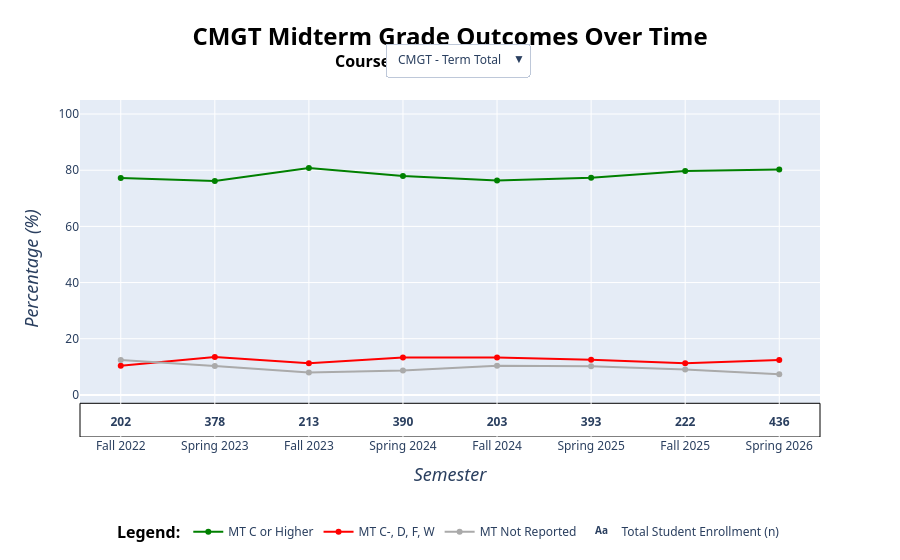

This figure's notebook cell:
### Code cell
#Section 3f - CMGT Line Chart
term_total = ["CMGT - Term Total"] 
other_courses = (
    cmgtmtline[cmgtmtline["Course Code"] != "CMGT - Term Total"]
    .drop_duplicates(subset=["Course Code"])
    .sort_values("Course")["Course Code"]
    .tolist()
)
courses = term_total + other_courses
coursebuttons = []

cmgtratelines = go.Figure()

for i, course in enumerate(courses): 
    coursepct = cmgtmtline[cmgtmtline["Course Code"] == course] 
    is_visible = (i == 0)

    cmgtratelines.add_trace(go.Scatter(
        x = coursepct["Academic Period"].tolist(),
        y = coursepct["# of Passing Grades"].tolist(),
        name = "MT C or Higher",
        line = dict(color = "green", width = 2),
        visible = is_visible,
        customdata = coursepct["MT C or Higher"].tolist(), 
        hovertemplate = (
            "<br>Term: %{x}"\
            "<br>Rate: %{y}%"\
            "<br># of Students: %{customdata} students"\
            "<extra></extra>"
        )
    ))

    cmgtratelines.add_trace(go.Scatter(
        x = coursepct["Academic Period"].tolist(),
        y = coursepct["# of Failing Grades"].tolist(),
        name = "MT C-, D, F, W",
        line = dict(color = "red", width = 2),
        visible = is_visible,
        customdata = coursepct["MT C-, D, F, W"].tolist(),
        hovertemplate = (
            "<b>MT C-, D, F, W Details</b>"\
            "<br>Term: %{x}"\
            "<br>Rate: %{y}%"\
            "<br># of Students: %{customdata} students"\
            "<extra></extra>"
        )
    ))

    cmgtratelines.add_trace(go.Scatter(
        x = coursepct["Academic Period"].tolist(),
        y = coursepct["# of Unreported Grades"].tolist(),
        name = "MT Not Reported",
        line = dict(color = "#AAAAAA", width = 2),
        visible = is_visible,
        customdata = coursepct["MT Not Reported"].tolist(),
        hovertemplate = (
            "<b>MT Not Reported Details</b>"\
            "<br>Term: %{x}"\
            "<br>Rate: %{y}%"\
            "<br># of Students: %{customdata} students"
            "<extra></extra>"
        )
    ))

    cmgtratelines.add_trace(go.Scatter(
        mode = "text",
        text = coursepct["Total Grades"].astype(int).tolist(),
        textfont = dict(weight = "bold"),
        x = coursepct["Academic Period"].tolist(),
        y = [-10] * len(coursepct["Academic Period"]),
        customdata = coursepct["Academic Period"],
        name = "Total Student Enrollment (n)",
        visible = is_visible,
        showlegend = (True),
        hovertemplate = (
            "<b>Count of Enrolled Students</b>"\
            "<br>Term: %{x}"\
            "<br># of Students: %{text} students"\
            "<extra></extra>"
        )
    ))

    visibility = [False] * (len(courses) * 4)
    visibility[i*4: i*4 + 4] = [True, True, True, True]

    buttons = dict(
        label = course,
        method = "update",
        args = [{"visible": visibility}]
    )

    coursebuttons.append(buttons)

    cmgtratelines.update_layout(
        font_family = "Segoe UI",
            xaxis = dict(
            title = dict(text = "<i>Semester</i>", font_size = 18),
            type = "category", 
        ),
        yaxis = dict(
            range = [-15,105],
            title = dict(text = "<i>Percentage (%)</i>", font_size = 18),
        ),
        title=dict(text= "<b>CMGT Midterm Grade Outcomes Over Time</b>",
            font_size = 24, 
            xanchor = "center",
            x = .5,
            yanchor = "top",
            y = .95,
            font_color = "black"),
        updatemenus = [dict(
            type = "dropdown",
            direction = "down",
            showactive = True,
            xanchor = "center",
            yanchor = "top",
            x = .51,
            y = 1.17,
            buttons = coursebuttons)],
        legend = dict(
            title = dict(text = "<b>Legend:</b>", font_color = "black", font_size = 16),
            xanchor = "center",
            x = .5,
            yanchor = "bottom", 
            y = -.33, 
            orientation = "h" 
        ),
        annotations=[dict(
        text = "<b>Course:</b>", 
        font_size = 16,
        showarrow = False,
        xref = "paper",
        x = .385,
        yref = "paper",
        y = 1.155,
        font_color = "black"
    )],
        shapes=[dict(
            type="rect",
            xref="paper", 
            yref="y",
            x0=0,
            x1=1,
            y0=-15, 
            y1=-3,
            fillcolor="white",
            line=dict(width=1, color = "black"),
            layer="below",
        )
    ],
        )

cmgtratelines.show()

### Figure 1 — Plotly figure (JSON) as saved in the notebook; plotly's stock layout.template omitted (floating-point values rounded to 4 significant figures)
{"data": [{"customdata": [156, 288, 172, 304, 155, 304, 177, 350], "hovertemplate": "<br>Term: %{x}<br>Rate: %{y}%<br># of Students: %{customdata} students<extra></extra>", "line": {"color": "green", "width": 2}, "name": "MT C or Higher", "type": "scatter", "visible": true, "x": ["Fall 2022", "Spring 2023", "Fall 2023", "Spring 2024", "Fall 2024", "Spring 2025", "Fall 2025", "Spring 2026"], "y": [77.23, 76.19, 80.75, 77.95, 76.35, 77.35, 79.73, 80.28]}, {"customdata": [21, 51, 24, 52, 27, 49, 25, 54], "hovertemplate": "<b>MT C-, D, F, W Details</b><br>Term: %{x}<br>Rate: %{y}%<br># of Students: %{customdata} students<extra></extra>", "line": {"color": "red", "width": 2}, "name": "MT C-, D, F, W", "type": "scatter", "visible": true, "x": ["Fall 2022", "Spring 2023", "Fall 2023", "Spring 2024", "Fall 2024", "Spring 2025", "Fall 2025", "Spring 2026"], "y": [10.4, 13.49, 11.27, 13.33, 13.3, 12.47, 11.26, 12.39]}, {"customdata": [25, 39, 17, 34, 21, 40, 20, 32], "hovertemplate": "<b>MT Not Reported Details</b><br>Term: %{x}<br>Rate: %{y}%<br># of Students: %{customdata} students<extra></extra>", "line": {"color": "#AAAAAA", "width": 2}, "name": "MT Not Reported", "type": "scatter", "visible": true, "x": ["Fall 2022", "Spring 2023", "Fall 2023", "Spring 2024", "Fall 2024", "Spring 2025", "Fall 2025", "Spring 2026"], "y": [12.38, 10.32, 7.98, 8.72, 10.34, 10.18, 9.01, 7.34]}, {"customdata": ["Fall 2022", "Spring 2023", "Fall 2023", "Spring 2024", "Fall 2024", "Spring 2025", "Fall 2025", "Spring 2026"], "hovertemplate": "<b>Count of Enrolled Students</b><br>Term: %{x}<br># of Students: %{text} students<extra></extra>", "mode": "text", "name": "Total Student Enrollment (n)", "showlegend": true, "text": ["202", "378", "213", "390", "203", "393", "222", "436"], "textfont": {"weight": "bold"}, "type": "scatter", "visible": true, "x": ["Fall 2022", "Spring 2023", "Fall 2023", "Spring 2024", "Fall 2024", "Spring 2025", "Fall 2025", "Spring 2026"], "y": [-10, -10, -10, -10, -10, -10, -10, -10]}, {"customdata": [33, 29, 34, 30, 29, 34, 34, 30], "hovertemplate": "<br>Term: %{x}<br>Rate: %{y}%<br># of Students: %{customdata} students<extra></extra>", "line": {"color": "green", "width": 2}, "name": "MT C or Higher", "type": "scatter", "visible": false, "x": ["Fall 2022", "Spring 2023", "Fall 2023", "Spring 2024", "Fall 2024", "Spring 2025", "Fall 2025", "Spring 2026"], "y": [82.5, 72.5, 85, 76.92, 76.32, 89.47, 85, 76.92]}, {"customdata": [3, 7, 5, 5, 6, 2, 2, 5], "hovertemplate": "<b>MT C-, D, F, W Details</b><br>Term: %{x}<br>Rate: %{y}%<br># of Students: %{customdata} students<extra></extra>", "line": {"color": "red", "width": 2}, "name": "MT C-, D, F, W", "type": "scatter", "visible": false, "x": ["Fall 2022", "Spring 2023", "Fall 2023", "Spring 2024", "Fall 2024", "Spring 2025", "Fall 2025", "Spring 2026"], "y": [7.5, 17.5, 12.5, 12.82, 15.79, 5.26, 5, 12.82]}, {"customdata": [4, 4, 1, 4, 3, 2, 4, 4], "hovertemplate": "<b>MT Not Reported Details</b><br>Term: %{x}<br>Rate: %{y}%<br># of Students: %{customdata} students<extra></extra>", "line": {"color": "#AAAAAA", "width": 2}, "name": "MT Not Reported", "type": "scatter", "visible": false, "x": ["Fall 2022", "Spring 2023", "Fall 2023", "Spring 2024", "Fall 2024", "Spring 2025", "Fall 2025", "Spring 2026"], "y": [10, 10, 2.5, 10.26, 7.89, 5.26, 10, 10.26]}, {"customdata": ["Fall 2022", "Spring 2023", "Fall 2023", "Spring 2024", "Fall 2024", "Spring 2025", "Fall 2025", "Spring 2026"], "hovertemplate": "<b>Count of Enrolled Students</b><br>Term: %{x}<br># of Students: %{text} students<extra></extra>", "mode": "text", "name": "Total Student Enrollment (n)", "showlegend": true, "text": ["40", "40", "40", "39", "38", "38", "40", "39"], "textfont": {"weight": "bold"}, "type": "scatter", "visible": false, "x": ["Fall 2022", "Spring 2023", "Fall 2023", "Spring 2024", "Fall 2024", "Spring 2025", "Fall 2025", "Spring 2026"], "y": [-10, -10, -10, -10, -10, -10, -10, -10]}, {"customdata": [67, 42, 63, 31, 67, 46, 76, 55], "hovertemplate": "<br>Term: %{x}<br>Rate: %{y}%<br># of Students: %{customdata} students<extra></extra>", "line": {"color": "green", "width": 2}, "name": "MT C or Higher", "type": "scatter", "visible": false, "x": ["Fall 2022", "Spring 2023", "Fall 2023", "Spring 2024", "Fall 2024", "Spring 2025", "Fall 2025", "Spring 2026"], "y": [75.28, 80.77, 74.12, 67.39, 77.91, 76.67, 76, 80.88]}, {"customdata": [10, 4, 13, 10, 8, 7, 15, 6], "hovertemplate": "<b>MT C-, D, F, W Details</b><br>Term: %{x}<br>Rate: %{y}%<br># of Students: %{customdata} students<extra></extra>", "line": {"color": "red", "width": 2}, "name": "MT C-, D, F, W", "type": "scatter", "visible": false, "x": ["Fall 2022", "Spring 2023", "Fall 2023", "Spring 2024", "Fall 2024", "Spring 2025", "Fall 2025", "Spring 2026"], "y": [11.24, 7.69, 15.29, 21.74, 9.3, 11.67, 15, 8.82]}, {"customdata": [12, 6, 9, 5, 11, 7, 9, 7], "hovertemplate": "<b>MT Not Reported Details</b><br>Term: %{x}<br>Rate: %{y}%<br># of Students: %{customdata} students<extra></extra>", "line": {"color": "#AAAAAA", "width": 2}, "name": "MT Not Reported", "type": "scatter", "visible": false, "x": ["Fall 2022", "Spring 2023", "Fall 2023", "Spring 2024", "Fall 2024", "Spring 2025", "Fall 2025", "Spring 2026"], "y": [13.48, 11.54, 10.59, 10.87, 12.79, 11.67, 9, 10.29]}, {"customdata": ["Fall 2022", "Spring 2023", "Fall 2023", "Spring 2024", "Fall 2024", "Spring 2025", "Fall 2025", "Spring 2026"], "hovertemplate": "<b>Count of Enrolled Students</b><br>Term: %{x}<br># of Students: %{text} students<extra></extra>", "mode": "text", "name": "Total Student Enrollment (n)", "showlegend": true, "text": ["89", "52", "85", "46", "86", "60", "100", "68"], "textfont": {"weight": "bold"}, "type": "scatter", "visible": false, "x": ["Fall 2022", "Spring 2023", "Fall 2023", "Spring 2024", "Fall 2024", "Spring 2025", "Fall 2025", "Spring 2026"], "y": [-10, -10, -10, -10, -10, -10, -10, -10]}, {"customdata": [77, 68, 67, 85], "hovertemplate": "<br>Term: %{x}<br>Rate: %{y}%<br># of Students: %{customdata} students<extra></extra>", "line": {"color": "green", "width": 2}, "name": "MT C or Higher", "type": "scatter", "visible": false, "x": ["Spring 2023", "Spring 2024", "Spring 2025", "Spring 2026"], "y": [77.78, 81.93, 77.01, 82.52]}, {"customdata": [17, 7, 11, 12], "hovertemplate": "<b>MT C-, D, F, W Details</b><br>Term: %{x}<br>Rate: %{y}%<br># of Students: %{customdata} students<extra></extra>", "line": {"color": "red", "width": 2}, "name": "MT C-, D, F, W", "type": "scatter", "visible": false, "x": ["Spring 2023", "Spring 2024", "Spring 2025", "Spring 2026"], "y": [17.17, 8.43, 12.64, 11.65]}, {"customdata": [5, 8, 9, 6], "hovertemplate": "<b>MT Not Reported Details</b><br>Term: %{x}<br>Rate: %{y}%<br># of Students: %{customdata} students<extra></extra>", "line": {"color": "#AAAAAA", "width": 2}, "name": "MT Not Reported", "type": "scatter", "visible": false, "x": ["Spring 2023", "Spring 2024", "Spring 2025", "Spring 2026"], "y": [5.05, 9.64, 10.34, 5.83]}, {"customdata": ["Spring 2023", "Spring 2024", "Spring 2025", "Spring 2026"], "hovertemplate": "<b>Count of Enrolled Students</b><br>Term: %{x}<br># of Students: %{text} students<extra></extra>", "mode": "text", "name": "Total Student Enrollment (n)", "showlegend": true, "text": ["99", "83", "87", "103"], "textfont": {"weight": "bold"}, "type": "scatter", "visible": false, "x": ["Spring 2023", "Spring 2024", "Spring 2025", "Spring 2026"], "y": [-10, -10, -10, -10]}, {"customdata": [64, 86, 63, 84], "hovertemplate": "<br>Term: %{x}<br>Rate: %{y}%<br># of Students: %{customdata} students<extra></extra>", "line": {"color": "green", "width": 2}, "name": "MT C or Higher", "type": "scatter", "visible": false, "x": ["Spring 2023", "Spring 2024", "Spring 2025", "Spring 2026"], "y": [80, 86, 71.59, 86.6]}, {"customdata": [10, 9, 14, 8], "hovertemplate": "<b>MT C-, D, F, W Details</b><br>Term: %{x}<br>Rate: %{y}%<br># of Students: %{customdata} students<extra></extra>", "line": {"color": "red", "width": 2}, "name": "MT C-, D, F, W", "type": "scatter", "visible": false, "x": ["Spring 2023", "Spring 2024", "Spring 2025", "Spring 2026"], "y": [12.5, 9, 15.91, 8.25]}, {"customdata": [6, 5, 11, 5], "hovertemplate": "<b>MT Not Reported Details</b><br>Term: %{x}<br>Rate: %{y}%<br># of Students: %{customdata} students<extra></extra>", "line": {"color": "#AAAAAA", "width": 2}, "name": "MT Not Reported", "type": "scatter", "visible": false, "x": ["Spring 2023", "Spring 2024", "Spring 2025", "Spring 2026"], "y": [7.5, 5, 12.5, 5.15]}, {"customdata": ["Spring 2023", "Spring 2024", "Spring 2025", "Spring 2026"], "hovertemplate": "<b>Count of Enrolled Students</b><br>Term: %{x}<br># of Students: %{text} students<extra></extra>", "mode": "text", "name": "Total Student Enrollment (n)", "showlegend": true, "text": ["80", "100", "88", "97"], "textfont": {"weight": "bold"}, "type": "scatter", "visible": false, "x": ["Spring 2023", "Spring 2024", "Spring 2025", "Spring 2026"], "y": [-10, -10, -10, -10]}, {"customdata": [76, 89, 94, 96], "hovertemplate": "<br>Term: %{x}<br>Rate: %{y}%<br># of Students: %{customdata} students<extra></extra>", "line": {"color": "green", "width": 2}, "name": "MT C or Higher", "type": "scatter", "visible": false, "x": ["Spring 2023", "Spring 2024", "Spring 2025", "Spring 2026"], "y": [71.03, 72.95, 78.33, 74.42]}, {"customdata": [13, 21, 15, 23], "hovertemplate": "<b>MT C-, D, F, W Details</b><br>Term: %{x}<br>Rate: %{y}%<br># of Students: %{customdata} students<extra></extra>", "line": {"color": "red", "width": 2}, "name": "MT C-, D, F, W", "type": "scatter", "visible": false, "x": ["Spring 2023", "Spring 2024", "Spring 2025", "Spring 2026"], "y": [12.15, 17.21, 12.5, 17.83]}, {"customdata": [18, 12, 11, 10], "hovertemplate": "<b>MT Not Reported Details</b><br>Term: %{x}<br>Rate: %{y}%<br># of Students: %{customdata} students<extra></extra>", "line": {"color": "#AAAAAA", "width": 2}, "name": "MT Not Reported", "type": "scatter", "visible": false, "x": ["Spring 2023", "Spring 2024", "Spring 2025", "Spring 2026"], "y": [16.82, 9.84, 9.17, 7.75]}, {"customdata": ["Spring 2023", "Spring 2024", "Spring 2025", "Spring 2026"], "hovertemplate": "<b>Count of Enrolled Students</b><br>Term: %{x}<br># of Students: %{text} students<extra></extra>", "mode": "text", "name": "Total Student Enrollment (n)", "showlegend": true, "text": ["107", "122", "120", "129"], "textfont": {"weight": "bold"}, "type": "scatter", "visible": false, "x": ["Spring 2023", "Spring 2024", "Spring 2025", "Spring 2026"], "y": [-10, -10, -10, -10]}, {"customdata": [56, 75, 59, 67], "hovertemplate": "<br>Term: %{x}<br>Rate: %{y}%<br># of Students: %{customdata} students<extra></extra>", "line": {"color": "green", "width": 2}, "name": "MT C or Higher", "type": "scatter", "visible": false, "x": ["Fall 2022", "Fall 2023", "Fall 2024", "Fall 2025"], "y": [76.71, 85.23, 74.68, 81.71]}, {"customdata": [8, 6, 13, 8], "hovertemplate": "<b>MT C-, D, F, W Details</b><br>Term: %{x}<br>Rate: %{y}%<br># of Students: %{customdata} students<extra></extra>", "line": {"color": "red", "width": 2}, "name": "MT C-, D, F, W", "type": "scatter", "visible": false, "x": ["Fall 2022", "Fall 2023", "Fall 2024", "Fall 2025"], "y": [10.96, 6.82, 16.46, 9.76]}, {"customdata": [9, 7, 7, 7], "hovertemplate": "<b>MT Not Reported Details</b><br>Term: %{x}<br>Rate: %{y}%<br># of Students: %{customdata} students<extra></extra>", "line": {"color": "#AAAAAA", "width": 2}, "name": "MT Not Reported", "type": "scatter", "visible": false, "x": ["Fall 2022", "Fall 2023", "Fall 2024", "Fall 2025"], "y": [12.33, 7.95, 8.86, 8.54]}, {"customdata": ["Fall 2022", "Fall 2023", "Fall 2024", "Fall 2025"], "hovertemplate": "<b>Count of Enrolled Students</b><br>Term: %{x}<br># of Students: %{text} students<extra></extra>", "mode": "text", "name": "Total Student Enrollment (n)", "showlegend": true, "text": ["73", "88", "79", "82"], "textfont": {"weight": "bold"}, "type": "scatter", "visible": false, "x": ["Fall 2022", "Fall 2023", "Fall 2024", "Fall 2025"], "y": [-10, -10, -10, -10]}], "layout": {"annotations": [{"font": {"color": "black", "size": 16}, "showarrow": false, "text": "<b>Course:</b>", "x": 0.385, "xref": "paper", "y": 1.155, "yref": "paper"}], "font": {"family": "Segoe UI"}, "legend": {"orientation": "h", "title": {"font": {"color": "black", "size": 16}, "text": "<b>Legend:</b>"}, "x": 0.5, "xanchor": "center", "y": -0.33, "yanchor": "bottom"}, "shapes": [{"fillcolor": "white", "layer": "below", "line": {"color": "black", "width": 1}, "type": "rect", "x0": 0, "x1": 1, "xref": "paper", "y0": -15, "y1": -3, "yref": "y"}], "title": {"font": {"color": "black", "size": 24}, "text": "<b>CMGT Midterm Grade Outcomes Over Time</b>", "x": 0.5, "xanchor": "center", "y": 0.95, "yanchor": "top"}, "updatemenus": [{"buttons": [{"args": [{"visible": [true, true, true, true, false, false, false, false, false, false, false, false, false, false, false, false, false, false, false, false, false, false, false, false, false, false, false, false]}], "label": "CMGT - Term Total", "method": "update"}, {"args": [{"visible": [false, false, false, false, true, true, true, true, false, false, false, false, false, false, false, false, false, false, false, false, false, false, false, false, false, false, false, false]}], "label": "CMGT 11015", "method": "update"}, {"args": [{"visible": [false, false, false, false, false, false, false, false, true, true, true, true, false, false, false, false, false, false, false, false, false, false, false, false, false, false, false, false]}], "label": "CMGT 16841", "method": "update"}, {"args": [{"visible": [false, false, false, false, false, false, false, false, false, false, false, false, true, true, true, true, false, false, false, false, false, false, false, false, false, false, false, false]}], "label": "CMGT 17964", "method": "update"}, {"args": [{"visible": [false, false, false, false, false, false, false, false, false, false, false, false, false, false, false, false, true, true, true, true, false, false, false, false, false, false, false, false]}], "label": "CMGT 19400", "method": "update"}, {"args": [{"visible": [false, false, false, false, false, false, false, false, false, false, false, false, false, false, false, false, false, false, false, false, true, true, true, true, false, false, false, false]}], "label": "CMGT 21745", "method": "update"}, {"args": [{"visible": [false, false, false, false, false, false, false, false, false, false, false, false, false, false, false, false, false, false, false, false, false, false, false, false, true, true, true, true]}], "label": "CMGT 23815", "method": "update"}], "direction": "down", "showactive": true, "type": "dropdown", "x": 0.51, "xanchor": "center", "y": 1.17, "yanchor": "top"}], "xaxis": {"title": {"font": {"size": 18}, "text": "<i>Semester</i>"}, "type": "category"}, "yaxis": {"range": [-15, 105], "title": {"font": {"size": 18}, "text": "<i>Percentage (%)</i>"}}}}
